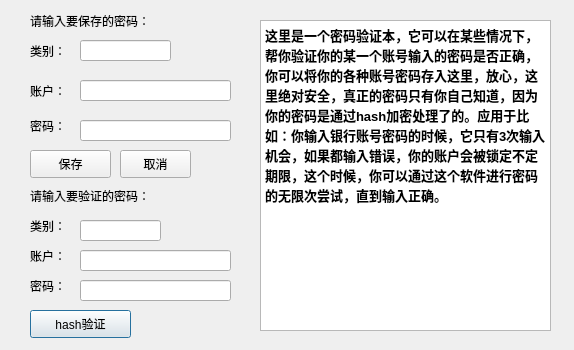
<?xml version="1.0" encoding="UTF-8"?>
<ui version="4.0">
 <class>Passwordbackup</class>
 <widget class="QDialog" name="Passwordbackup">
  <property name="geometry">
   <rect>
    <x>0</x>
    <y>0</y>
    <width>574</width>
    <height>350</height>
   </rect>
  </property>
  <property name="minimumSize">
   <size>
    <width>574</width>
    <height>350</height>
   </size>
  </property>
  <property name="maximumSize">
   <size>
    <width>574</width>
    <height>350</height>
   </size>
  </property>
  <property name="windowTitle">
   <string>密码验证</string>
  </property>
  <property name="windowIcon">
   <iconset resource="icons.qrc">
    <normaloff>:/new/prefix1/pictur/Embarrassed.png</normaloff>:/new/prefix1/pictur/Embarrassed.png</iconset>
  </property>
  <widget class="QPushButton" name="pushButtonhash">
   <property name="geometry">
    <rect>
     <x>30</x>
     <y>310</y>
     <width>101</width>
     <height>28</height>
    </rect>
   </property>
   <property name="text">
    <string>hash验证</string>
   </property>
  </widget>
  <widget class="QLabel" name="label_ture">
   <property name="geometry">
    <rect>
     <x>140</x>
     <y>310</y>
     <width>91</width>
     <height>31</height>
    </rect>
   </property>
   <property name="text">
    <string/>
   </property>
  </widget>
  <widget class="QLabel" name="label_7">
   <property name="geometry">
    <rect>
     <x>30</x>
     <y>70</y>
     <width>41</width>
     <height>41</height>
    </rect>
   </property>
   <property name="styleSheet">
    <string notr="true">font: 11pt &quot;Agency FB&quot;;</string>
   </property>
   <property name="text">
    <string>账户：</string>
   </property>
  </widget>
  <widget class="QLineEdit" name="lineEdit_usernames">
   <property name="geometry">
    <rect>
     <x>80</x>
     <y>80</y>
     <width>151</width>
     <height>21</height>
    </rect>
   </property>
  </widget>
  <widget class="QLabel" name="label_8">
   <property name="geometry">
    <rect>
     <x>30</x>
     <y>110</y>
     <width>41</width>
     <height>31</height>
    </rect>
   </property>
   <property name="styleSheet">
    <string notr="true">font: 11pt &quot;Agency FB&quot;;</string>
   </property>
   <property name="text">
    <string>密码：</string>
   </property>
  </widget>
  <widget class="QLineEdit" name="lineEdit_userpassword">
   <property name="geometry">
    <rect>
     <x>80</x>
     <y>120</y>
     <width>151</width>
     <height>21</height>
    </rect>
   </property>
  </widget>
  <widget class="QLabel" name="label_9">
   <property name="geometry">
    <rect>
     <x>30</x>
     <y>40</y>
     <width>72</width>
     <height>21</height>
    </rect>
   </property>
   <property name="styleSheet">
    <string notr="true">font: 11pt &quot;Agency FB&quot;;</string>
   </property>
   <property name="text">
    <string>类别：</string>
   </property>
  </widget>
  <widget class="QLineEdit" name="lineEdit_username">
   <property name="geometry">
    <rect>
     <x>80</x>
     <y>40</y>
     <width>91</width>
     <height>21</height>
    </rect>
   </property>
  </widget>
  <widget class="QPushButton" name="pushButton_saves">
   <property name="geometry">
    <rect>
     <x>30</x>
     <y>150</y>
     <width>81</width>
     <height>28</height>
    </rect>
   </property>
   <property name="text">
    <string>保存</string>
   </property>
  </widget>
  <widget class="QLabel" name="label">
   <property name="geometry">
    <rect>
     <x>30</x>
     <y>210</y>
     <width>61</width>
     <height>31</height>
    </rect>
   </property>
   <property name="styleSheet">
    <string notr="true">font: 11pt &quot;Agency FB&quot;;</string>
   </property>
   <property name="text">
    <string>类别：</string>
   </property>
  </widget>
  <widget class="QLineEdit" name="lineEdit_leibier1">
   <property name="geometry">
    <rect>
     <x>80</x>
     <y>220</y>
     <width>81</width>
     <height>21</height>
    </rect>
   </property>
  </widget>
  <widget class="QLabel" name="label_2">
   <property name="geometry">
    <rect>
     <x>30</x>
     <y>240</y>
     <width>72</width>
     <height>31</height>
    </rect>
   </property>
   <property name="styleSheet">
    <string notr="true">font: 11pt &quot;Agency FB&quot;;</string>
   </property>
   <property name="text">
    <string>账户：</string>
   </property>
  </widget>
  <widget class="QLineEdit" name="lineEdit_mingzi">
   <property name="geometry">
    <rect>
     <x>80</x>
     <y>250</y>
     <width>151</width>
     <height>21</height>
    </rect>
   </property>
  </widget>
  <widget class="QLabel" name="label_3">
   <property name="geometry">
    <rect>
     <x>30</x>
     <y>270</y>
     <width>72</width>
     <height>31</height>
    </rect>
   </property>
   <property name="styleSheet">
    <string notr="true">font: 11pt &quot;Agency FB&quot;;</string>
   </property>
   <property name="text">
    <string>密码：</string>
   </property>
  </widget>
  <widget class="QLineEdit" name="lineEdit_3mima">
   <property name="geometry">
    <rect>
     <x>80</x>
     <y>280</y>
     <width>151</width>
     <height>21</height>
    </rect>
   </property>
  </widget>
  <widget class="QTextBrowser" name="textBrowser">
   <property name="geometry">
    <rect>
     <x>260</x>
     <y>20</y>
     <width>291</width>
     <height>311</height>
    </rect>
   </property>
   <property name="html">
    <string>&lt;!DOCTYPE HTML PUBLIC &quot;-//W3C//DTD HTML 4.0//EN&quot; &quot;http://www.w3.org/TR/REC-html40/strict.dtd&quot;&gt;
&lt;html&gt;&lt;head&gt;&lt;meta name=&quot;qrichtext&quot; content=&quot;1&quot; /&gt;&lt;style type=&quot;text/css&quot;&gt;
p, li { white-space: pre-wrap; }
&lt;/style&gt;&lt;/head&gt;&lt;body style=&quot; font-family:'SimSun'; font-size:9pt; font-weight:400; font-style:normal;&quot;&gt;
&lt;p style=&quot; margin-top:0px; margin-bottom:0px; margin-left:0px; margin-right:0px; -qt-block-indent:0; text-indent:0px;&quot;&gt;&lt;span style=&quot; font-size:10pt; font-weight:600;&quot;&gt;这里是一个密码验证本，它可以在某些情况下，帮你验证你的某一个账号输入的密码是否正确，你可以将你的各种账号密码存入这里，放心，这里绝对安全，真正的密码只有你自己知道，因为你的密码是通过hash加密处理了的。应用于比如：你输入银行账号密码的时候，它只有3次输入机会，如果都输入错误，你的账户会被锁定不定期限，这个时候，你可以通过这个软件进行密码的无限次尝试，直到输入正确。&lt;/span&gt;&lt;/p&gt;&lt;/body&gt;&lt;/html&gt;</string>
   </property>
  </widget>
  <widget class="QPushButton" name="pushButton_cancerss">
   <property name="geometry">
    <rect>
     <x>120</x>
     <y>150</y>
     <width>71</width>
     <height>28</height>
    </rect>
   </property>
   <property name="text">
    <string>取消</string>
   </property>
  </widget>
  <widget class="QLabel" name="label_4">
   <property name="geometry">
    <rect>
     <x>30</x>
     <y>180</y>
     <width>191</width>
     <height>31</height>
    </rect>
   </property>
   <property name="styleSheet">
    <string notr="true">font: 11pt &quot;Agency FB&quot;;</string>
   </property>
   <property name="text">
    <string>请输入要验证的密码：</string>
   </property>
  </widget>
  <widget class="QLabel" name="label_5">
   <property name="geometry">
    <rect>
     <x>30</x>
     <y>10</y>
     <width>191</width>
     <height>21</height>
    </rect>
   </property>
   <property name="styleSheet">
    <string notr="true">font: 11pt &quot;Agency FB&quot;;</string>
   </property>
   <property name="text">
    <string>请输入要保存的密码：</string>
   </property>
  </widget>
 </widget>
 <resources>
  <include location="icons.qrc"/>
 </resources>
 <connections/>
</ui>
